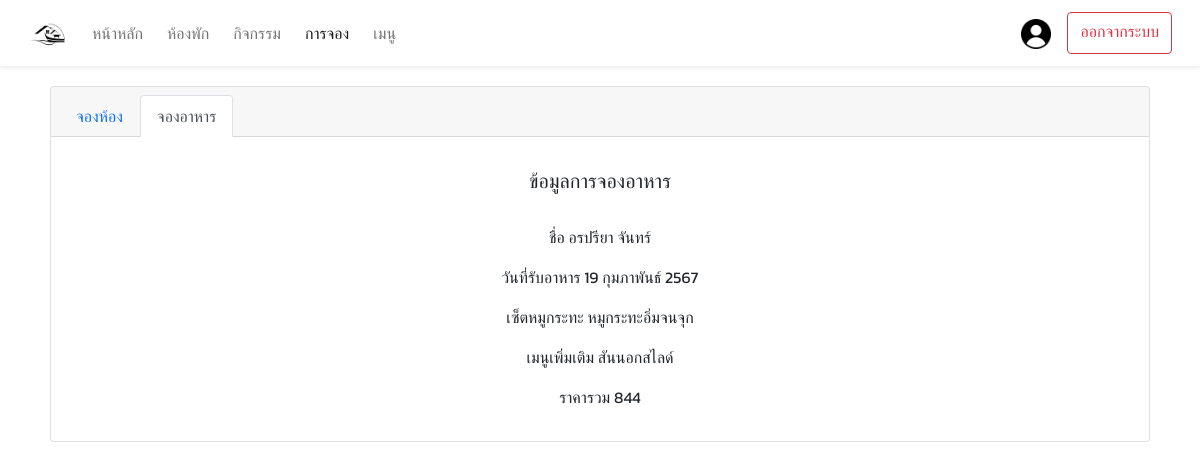
The app's page /customer/booking-food/cusbookingmenu.php (signed in) with its own data.
### tables this page shows
CREATE TABLE `menubill` (
  `mnbill_id` int(11) NOT NULL,
  `mn_id` int(11) NOT NULL,
  `rm_id` varchar(11) NOT NULL,
  `cus_name` varchar(50) NOT NULL,
  `amount` int(11) NOT NULL,
  `total` int(11) NOT NULL,
  `in_id` int(11) NOT NULL,
  `receive` date NOT NULL
);

CREATE TABLE `menu` (
  `mn_id` int(11) NOT NULL,
  `mn_name` varchar(30) NOT NULL,
  `size` varchar(50) NOT NULL,
  `note` varchar(500) NOT NULL,
  `price` int(11) NOT NULL
);

CREATE TABLE `ingredients` (
  `in_id` int(11) NOT NULL,
  `in_name` varchar(50) NOT NULL,
  `in_unit` int(11) NOT NULL,
  `in_price` int(11) NOT NULL,
  `in_picture` longblob NOT NULL,
  `in_status` int(11) NOT NULL
);

### customer/booking-food/cusbookingmenu.php (the view, shortened to what this page needs)
<!DOCTYPE html>
<html lang="en">
<?php
    require 'server.php';
    ?>
<head>
    <link href="https://cdn.jsdelivr.net/npm/bootstrap@5.0.2/dist/css/bootstrap.min.css"
    rel="stylesheet">
</head>
<body>
<nav class="navbar navbar-expand-lg navbar-light bg-light bg-white px-lg-3 py-lg-2 shadow-sm sticky-top">
    <div class="container-fluid">
        <a class="navbar-brand" href="home.php"><img src="imges/logo/logo.png" alt="logo" width="40"></a>
        <div class="collapse navbar-collapse" id="navbarSupportedContent">
        <ul class="navbar-nav me-auto mb-2 mb-lg-0">
            <li class="nav-item me-2">
                <a class="nav-link" href="home.php">หน้าหลัก</a>
            </li>
            <li class="nav-item me-2">
                <a class="nav-link" href="roomcus.php">ห้องพัก</a>
            </li>
            <li class="nav-item me-2">
                <a class="nav-link" href="activitycus.php">กิจกรรม</a>
            </li>
            <li class="nav-item me-2">
                <a class="nav-link active" href="cusbooking.php">การจอง</a>
            </li>
            <li class="nav-item me-2">
                <a class="nav-link" href="menu.php">เมนู</a>
            </li>
        </ul>
        <div class="d-flex">
            <a class="navbar-brand" href="showdetail.php"><img src="imges/logo/user.png" alt="logo" width="30"></a>
            <a href="logout.php" class="btn btn-outline-danger shadow-none">ออกจากระบบ</a>
        </div>
    </div>
    </nav>
    <div class="container" style="padding: 20px;">
    <div class="card text-center">
        <div class="card-header">
            <ul class="nav nav-tabs card-header-tabs">
                <li class="nav-item">
                    <a class="nav-link" href="cusbooking.php">จองห้อง</a>
                </li>
                <li class="nav-item">
                    <a class="nav-link active"  aria-current="true" href="cusbookingmenu.php">จองอาหาร</a>
                </li>
            </ul>
        </div>
        <div class="card-body">
            <?php
            if(isset($_SESSION['cus_user'])) {
                $cus_name = $_SESSION['cus_name'];
                $sql = "SELECT menubill.*, menu.mn_name, ingredients.in_name
                        FROM menubill
                        INNER JOIN menu ON menubill.mn_id = menu.mn_id
                        INNER JOIN ingredients ON menubill.in_id = ingredients.in_id
                        WHERE menubill.cus_name = '$cus_name'";
                $result = $conn->query($sql);
                function thaiDate($date) {
                    $thaiMonths = array(
                        "01" => "มกราคม",
                        "02" => "กุมภาพันธ์",
                        "03" => "มีนาคม",
                        "04" => "เมษายน",
                        "05" => "พฤษภาคม",
                        "06" => "มิถุนายน",
                        "07" => "กรกฎาคม",
                        "08" => "สิงหาคม",
                        "09" => "กันยายน",
                        "10" => "ตุลาคม",
                        "11" => "พฤศจิกายน",
                        "12" => "ธันวาคม"
                    );
                    $dateParts = explode("-", $date);
                    return $dateParts[2] . " " . $thaiMonths[$dateParts[1]] . " " . ($dateParts[0] + 543);
                }
                if ($result->num_rows > 0) {
                    while($row = $result->fetch_assoc()) {
                        echo "<div class='card-body'>";
                        echo "<h5 class='card-title'>ข้อมูลการจองอาหาร</h5><br>";
                        echo "<p class='card-text'>ชื่อ " . $row["cus_name"] . "</p>";
                        echo "<p class='card-text'>วันที่รับอาหาร " . thaiDate($row["receive"]) . "</p>";
                        echo "<p class='card-text'>เซ็ตหมูกระทะ " . $row["mn_name"] . "</p>";
                        echo "<p class='card-text'>เมนูเพิ่มเติม " . $row["in_name"] . "</p>";
                        echo "<p class='card-text'>ราคารวม " . $row["total"] . "</p>";
                        echo "</div>";
                    }
                } else {
                    echo "<h4>ไม่มีข้อมูลการจอง</h4>";
                }
            } else {
                echo "ไม่มีผู้ใช้เข้าสู่ระบบ";
            }
            ?>
        </div>
    </div>
</div>
</body>
</html>

### customer/booking-food/cusbookingmenu.php (style rules this page uses)
body { font-family: 'Kanit', sans-serif; margin: 0; padding: 0; background-size: cover; background-position: center; }

### records on screen
menubill: cus_name "อรปรียา จันทร์", receive "19 กุมภาพันธ์ 2567", mn.mn_name "หมูกระทะอิ่มจนจุก", in.in_name "สันนอกสไลด์", total "844"
